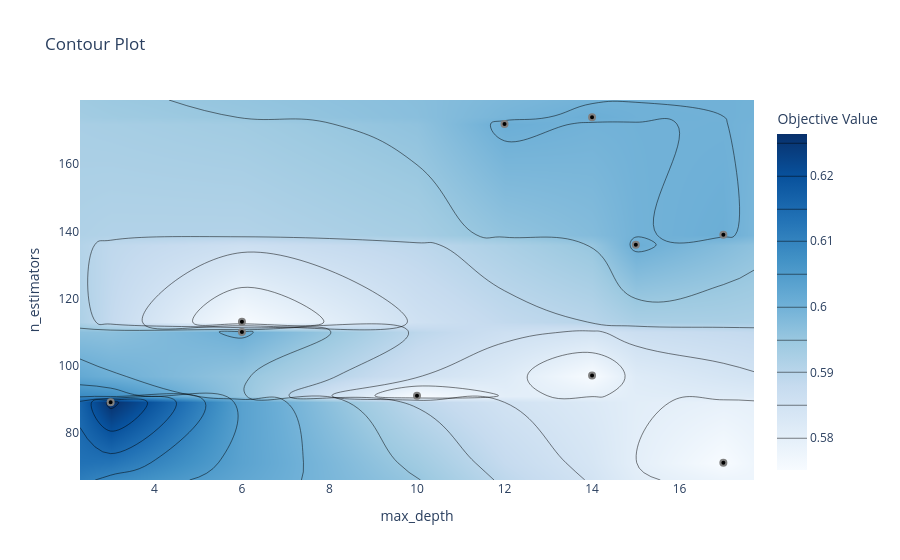

The cell this chart's notebook holds for it:
### Code cell
plot_contour(study).show()

### Figure 1 — Plotly figure (JSON) as saved in the notebook; plotly's stock layout.template omitted (floating-point values rounded to 4 significant figures)
{"data": [{"colorbar": {"title": {"text": "Objective Value"}}, "colorscale": [[0, "rgb(247,251,255)"], [0.125, "rgb(222,235,247)"], [0.25, "rgb(198,219,239)"], [0.375, "rgb(158,202,225)"], [0.5, "rgb(107,174,214)"], [0.625, "rgb(66,146,198)"], [0.75, "rgb(33,113,181)"], [0.875, "rgb(8,81,156)"], [1, "rgb(8,48,107)"]], "connectgaps": true, "contours": {"coloring": "heatmap"}, "hoverinfo": "none", "line": {"smoothing": 1.3}, "reversescale": false, "type": "contour", "x": [2.3, 3, 6, 10, 12, 14, 15, 17, 17.7], "y": [65.85, 71, 89, 91, 97, 110, 113, 136, 139, 172, 174, 179.2], "z": [[NaN, NaN, NaN, NaN, NaN, NaN, NaN, NaN, NaN], [NaN, NaN, NaN, NaN, NaN, NaN, NaN, 0.5751, NaN], [NaN, 0.6264, NaN, NaN, NaN, NaN, NaN, NaN, NaN], [NaN, NaN, NaN, 0.5751, NaN, NaN, NaN, NaN, NaN], [NaN, NaN, NaN, NaN, NaN, 0.5751, NaN, NaN, NaN], [NaN, NaN, 0.6007, NaN, NaN, NaN, NaN, NaN, NaN], [NaN, NaN, 0.5751, NaN, NaN, NaN, NaN, NaN, NaN], [NaN, NaN, NaN, NaN, NaN, NaN, 0.6007, NaN, NaN], [NaN, NaN, NaN, NaN, NaN, NaN, NaN, 0.6007, NaN], [NaN, NaN, NaN, NaN, 0.6007, NaN, NaN, NaN, NaN], [NaN, NaN, NaN, NaN, NaN, 0.6007, NaN, NaN, NaN], [NaN, NaN, NaN, NaN, NaN, NaN, NaN, NaN, NaN]]}, {"marker": {"color": "black", "line": {"color": "Gray", "width": 2}}, "mode": "markers", "name": "Feasible Trial", "showlegend": false, "type": "scatter", "x": [12, 6, 15, 3, 6, 17, 10, 14, 14, 17], "y": [172, 113, 136, 89, 110, 71, 91, 97, 174, 139]}, {"marker": {"color": "#cccccc", "line": {"color": "Gray", "width": 2}}, "mode": "markers", "name": "Infeasible Trial", "showlegend": false, "type": "scatter", "x": [], "y": []}], "layout": {"title": {"text": "Contour Plot"}, "xaxis": {"range": [2.3, 17.7], "title": {"text": "max_depth"}}, "yaxis": {"range": [65.85, 179.2], "title": {"text": "n_estimators"}}}}
